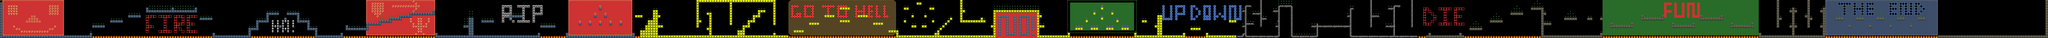

Below is a game level as drawn by its tile map, then a one-line description and the .tmx that defines it (tile-layer data replaced by summaries):
An orthogonal 800x15 tile map with 22x22 px tiles, 5 tile layers (Background, Fire Ha, decoration, ground stamp, ...), 1 image layer and 855 objects.

<map version="1.0" orientation="orthogonal" renderorder="right-down" width="800" height="15" tilewidth="22" tileheight="22" nextobjectid="949">
 <tileset firstgid="1" name="687474703a2f2f692e696d6775722e636f6d2f6856694b67416e2e706e67" tilewidth="22" tileheight="22" spacing="2" margin="25" tilecount="2255" columns="55">
  <image source="687474703a2f2f692e696d6775722e636f6d2f6856694b67416e2e706e67.png" width="1366" height="1007" />
  <terraintypes>
   <terrain name="game" tile="-1" />
  </terraintypes>
  <tile id="39">
   <animation>
    <frame tileid="39" duration="225" />
    <frame tileid="38" duration="225" />
   </animation>
  </tile>
  <tile id="216">
   <animation>
    <frame tileid="218" duration="225" />
    <frame tileid="216" duration="225" />
   </animation>
  </tile>
  <tile id="1269" terrain="0,0,0,0" />
  <tile id="1270" terrain="0,0,0,0" />
  <tile id="1271" terrain="0,0,0,0" />
  <tile id="1324" terrain="0,0,0,0" />
  <tile id="1325" terrain="0,0,0,0" />
  <tile id="1326" terrain="0,0,0,0" />
  <tile id="1379" terrain="0,0,0,0" />
  <tile id="1380" terrain="0,0,0,0" />
  <tile id="1381" terrain="0,0,0,0" />
  <tile id="1494" terrain=",,,0" />
  <tile id="1495" terrain="0,0,0,0" />
  <tile id="1496" terrain="0,0,0,0" />
  <tile id="1497" terrain="0,0,0,0" />
  <tile id="1549" terrain=",0,," />
  <tile id="1550" terrain="0,0,0,0" />
  <tile id="1551" terrain="0,0,0,0" />
  <tile id="1552" terrain="0,0,0,0" />
  <tile id="1605" terrain="0,0,0,0" />
  <tile id="1606" terrain="0,0,0,0" />
  <tile id="1607" terrain="0,0,0,0" />
 </tileset>
 <layer name="Background" width="800" height="15" opacity="0.44">
  <data>[12000 cells, 12000 non-empty, 1 distinct tile ids]</data>
 </layer>
 <imagelayer name="Home" offsetx="16456" offsety="-374">
  <image source="Mushroom_1.png" />
 </imagelayer>
 <layer name="Fire Ha" width="800" height="15">
  <data>[12000 cells, 333 non-empty, 1 distinct tile ids]</data>
 </layer>
 <layer name="decoration" width="800" height="15">
  <data>[12000 cells, 3523 non-empty, 49 distinct tile ids]</data>
 </layer>
 <layer name="ground stamp" width="800" height="15">
  <data>[12000 cells, 1638 non-empty, 36 distinct tile ids]</data>
 </layer>
 <layer name="coins" width="800" height="15">
  <data>[12000 cells, 567 non-empty, 1 distinct tile ids]</data>
 </layer>
 <objectgroup name="Ground">
  <object id="2" x="0" y="0" width="22" height="308" />
  <object id="3" x="0" y="308" width="792" height="22" />
  <object id="4" x="770" y="286" width="22" height="22" />
  <object id="5" x="792" y="220" width="110" height="22" />
  <object id="6" x="946" y="176" width="110" height="22" />
  <object id="7" x="1100" y="132" width="110" height="22" />
  <object id="8" x="1254" y="88" width="440" height="22" />
  <object id="9" x="1254" y="66" width="22" height="22" />
  <object id="10" x="1474" y="66" width="22" height="22" />
  <object id="11" x="1672" y="66" width="22" height="22" />
  <object id="12" x="1716" y="154" width="110" height="22" />
  <object id="13" x="1826" y="286" width="22" height="22" />
  <object id="14" x="1826" y="308" width="330" height="22" />
  <object id="15" x="2134" y="264" width="22" height="44" />
  <object id="16" x="2134" y="242" width="88" height="22" />
  <object id="17" x="2200" y="198" width="22" height="44" />
  <object id="18" x="2200" y="176" width="110" height="22" />
  <object id="19" x="2288" y="132" width="22" height="44" />
  <object id="20" x="2288" y="110" width="110" height="22" />
  <object id="21" x="2464" y="110" width="110" height="22" />
  <object id="22" x="2552" y="176" width="110" height="22" />
  <object id="23" x="2640" y="242" width="88" height="22" />
  <object id="24" x="2552" y="132" width="22" height="44" />
  <object id="25" x="2640" y="198" width="22" height="44" />
  <object id="26" x="2706" y="264" width="22" height="44" />
  <object id="27" x="2706" y="308" width="242" height="22" />
  <object id="28" x="2926" y="286" width="22" height="22" />
  <object id="29" x="2970" y="242" width="198" height="22" />
  <object id="30" x="2970" y="220" width="22" height="22" />
  <object id="32" x="3146" y="220" width="22" height="22" />
  <object id="33" x="3146" y="198" width="132" height="22" />
  <object id="34" x="3256" y="176" width="110" height="22" />
  <object id="35" x="3344" y="154" width="110" height="22" />
  <object id="36" x="3432" y="132" width="110" height="22" />
  <object id="37" x="3520" y="110" width="220" height="22" />
  <object id="38" x="3718" y="88" width="22" height="22" />
  <object id="39" x="3740" y="308" width="902" height="22" />
  <object id="40" x="3740" y="286" width="22" height="22" />
  <object id="41" x="4620" y="286" width="22" height="22" />
  <object id="42" x="4026" y="154" width="44" height="154" />
  <object id="43" x="3982" y="220" width="44" height="22" />
  <object id="44" x="4136" y="176" width="110" height="22" />
  <object id="45" x="4378" y="132" width="110" height="22" />
  <object id="46" x="4642" y="220" width="132" height="22" />
  <object id="47" x="4862" y="308" width="594" height="22" />
  <object id="48" x="4862" y="286" width="22" height="22" />
  <object id="49" x="5434" y="286" width="22" height="22" />
  <object id="50" x="4972" y="198" width="22" height="22" />
  <object id="51" x="5060" y="198" width="22" height="22" />
  <object id="53" x="5148" y="198" width="22" height="22" />
  <object id="54" x="5236" y="198" width="22" height="22" />
  <object id="56" x="5324" y="198" width="22" height="22" />
  <object id="57" x="5192" y="132" width="22" height="22" />
  <object id="58" x="5104" y="132" width="22" height="22" />
  <object id="59" x="5148" y="66" width="22" height="22" />
  <object id="60" x="5456" y="132" width="66" height="22" />
  <object id="61" x="5500" y="264" width="154" height="66" />
  <object id="62" x="5544" y="220" width="110" height="44" />
  <object id="63" x="5566" y="176" width="88" height="44" />
  <object id="64" x="5610" y="88" width="44" height="88" />
  <object id="65" x="5654" y="132" width="22" height="22" />
  <object id="66" x="5654" y="220" width="44" height="22" />
  <object id="67" x="5654" y="308" width="1122" height="22" />
  <object id="69" x="6644" y="286" width="22" height="22" />
  <object id="70" x="5984" y="0" width="22" height="242" />
  <object id="71" x="6006" y="176" width="22" height="22" />
  <object id="72" x="6006" y="0" width="660" height="22" />
  <object id="73" x="6270" y="22" width="22" height="198" />
  <object id="74" x="6094" y="110" width="22" height="198" />
  <object id="75" x="6072" y="242" width="22" height="22" />
  <object id="76" x="6072" y="110" width="22" height="22" />
  <object id="77" x="6336" y="264" width="66" height="44" />
  <object id="78" x="6380" y="220" width="66" height="22" />
  <object id="79" x="6380" y="242" width="22" height="22" />
  <object id="82" x="6424" y="198" width="22" height="22" />
  <object id="83" x="6424" y="176" width="66" height="22" />
  <object id="84" x="6468" y="132" width="66" height="22" />
  <object id="85" x="6512" y="88" width="66" height="22" />
  <object id="86" x="6512" y="110" width="22" height="22" />
  <object id="87" x="6468" y="154" width="22" height="22" />
  </objectgroup>
 <objectgroup name="coins">
  <!-- 625 objects omitted --></objectgroup>
 <objectgroup name="fire">
  <!-- 57 objects omitted --></objectgroup>
 <objectgroup name="flintstone">
  <!-- 45 objects omitted --></objectgroup>
 <objectgroup name="badGuy">
  <!-- 25 objects omitted --></objectgroup>
 <objectgroup name="checkPoints">
  <!-- 3 objects omitted --></objectgroup>
</map>
<!-- 775 of 855 objects omitted -->
